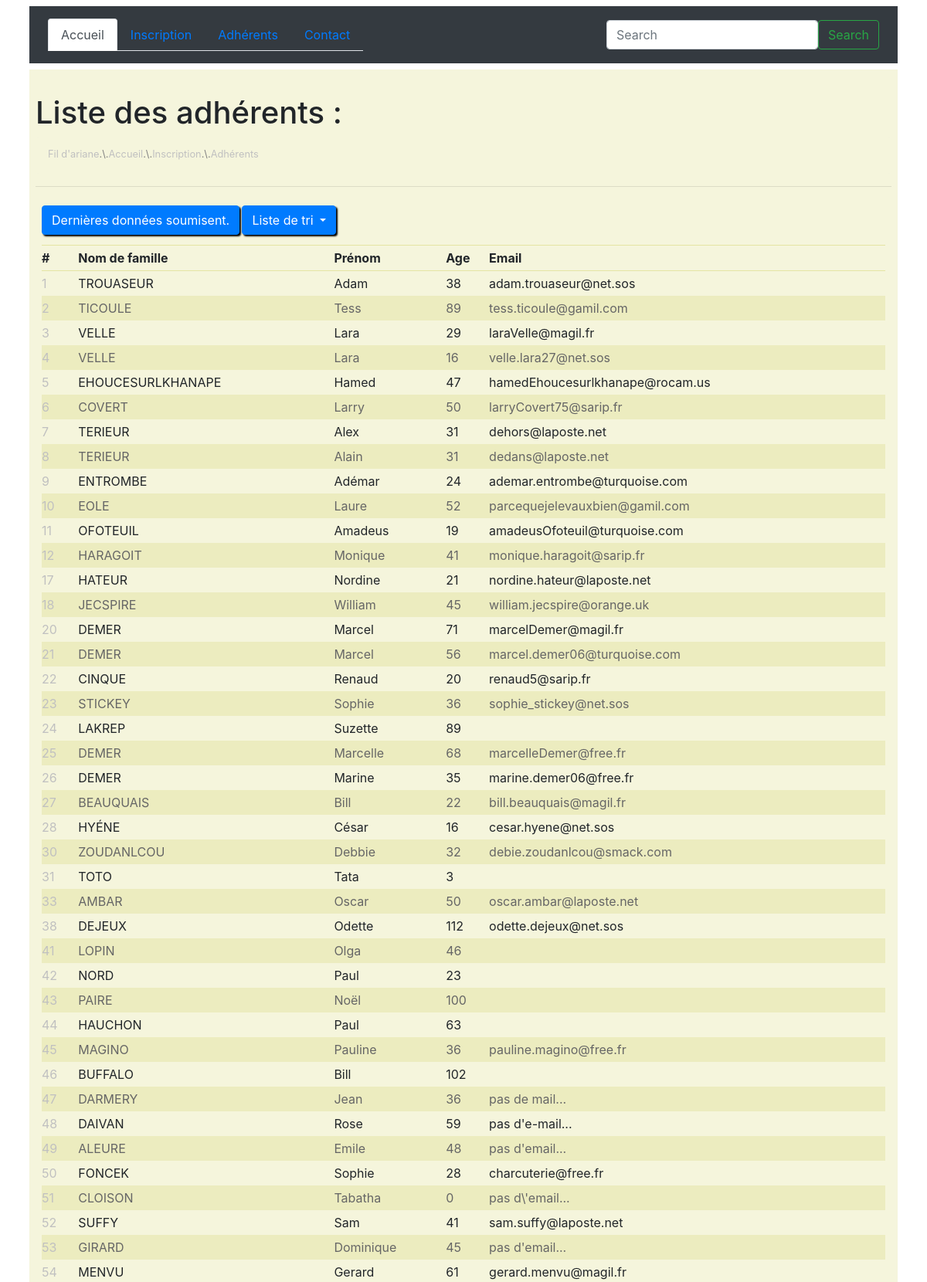
Page /boot_1.2/php/views/listMembers.php (upper part) on the committed database.
### tables this page shows
CREATE TABLE `identity` (
  `id` int(4) UNSIGNED NOT NULL,
  `familyname` varchar(50) NOT NULL,
  `firstname` varchar(50) NOT NULL,
  `age` int(3) NOT NULL,
  `email` varchar(100) DEFAULT NULL
);

### boot_1.2/php/bdd/sqlDataSelectTable.php (called while the page is built, shortened)
<?php
function selectDataTable($pdo) {
    $selectTable = "SELECT * FROM identity";
    $pdoStmt = $pdo->prepare($selectTable);
    $pdoStmt->execute();
    if($pdoStmt === false) {
        echo '<h1 style="color:red;"><strong>Un problème est survenu, merci de rééssayer.</strong></h1>';
    } else {
        $results = $pdoStmt->fetchAll(PDO::FETCH_ASSOC);
    }
    return $results;
}

### boot_1.2/php/Controllers/adherentList_order.php (called while the page is built)
<?php
require __DIR__ . '/../bdd/sqlDataSelectTable.php';
require __DIR__ .'/../bdd/sqlSelectOrderColumn.php';
if(empty($_GET['order'])) {
    $results = selectDataTable($pdo);
} else {
    $order = $_GET['order'];
    $results = selectOrderColumn($pdo, $order);
}

### boot_1.2/php/views/listMembers.php (the view, shortened to what this page needs)
<?php
    require __DIR__ . '/../models/doctype.php';
    require __DIR__ . '/../models/header_nav.php';
    require __DIR__ . '/../inc/breadcrumb.php';
    require __DIR__ . '/../Controllers/adherentList_order.php';
?>
<main>
    <br>
    <h1>Liste des adhérents :</h1>
     <?php
        require __DIR__ . '/../models/breadcrumb_tpl.php';
    ?>
    <hr>
    <section id="adherentsList">
        <button type="button" class="btn btn-displayDataSubmit btn-primary" data-toggle="modal" data-target="#exampleModal" href="../models/modal.php">
            Dernières données soumisent.
        </button>
        <div id="btn_cta">
            <div class="btn-group" role="group">
                <button id="btnGroupDrop1" type="button" class="btn btn-primary dropdown-toggle" data-toggle="dropdown" aria-haspopup="true" aria-expanded="false">
                Liste de tri
                </button>
            </div>
        </div>
        <table id="table_list">
            <thead>
                <tr>
                    <th>#</th>
                    <th>Nom de famille</th>
                    <th>Prénom</th>
                    <th class="hidden">Age</th>
                    <th class="hidden">Email</th>
                </tr>
            </thead>
            <tbody>
                <?php foreach($results as $currentRow):?>
                    <tr>
                        <td><?= $currentRow['id']; ?></td>
                        <td title="<?= $currentRow['age'] . ' ans ' . ' / ' . 'email : ' .  $currentRow['email']; ?>"><?= $currentRow['familyname']; ?></td>
                        <td><?= $currentRow['firstname']; ?></td>
                        <td class="hidden"><?= $currentRow['age']; ?></td>
                        <td class="hidden"><?= $currentRow['email']; ?></td>
                    </tr>
                <?php endforeach; ?>
            </tbody>
        </table>
    </section>
</main>
<?php require __DIR__ . '/../models/footer.php'; ?>

### boot_1.2/css/style.css (style rules this page uses)
* { box-sizing: border-box; margin: 0; padding: 0; }
header, main { padding: 0.5em; }
header, main { margin-bottom: 0.5em; }
main, main nav .breadcrumb { background-color: beige; }
main section { text-align: justify; }
main section#adherentsList { display: flex; flex-wrap: wrap; padding: 0.5em; }
main section#adherentsList .btn-displayDataSubmit { margin-bottom: 0.8em; }
main section#adherentsList div#btn_cta button#btnGroupDrop1 { margin: 0 0.2em 0 0.2em; }
main section#adherentsList div#btn_cta div .dropdown-menu, main section#adherentsList .btn-displayDataSubmit, main section#adherentsList div#btn_cta button#btnGroupDrop1, main section#adherentsList div#btn_cta .btn_cancel { box-shadow: 2px 2px 2px black; }
main section#adherentsList .btn-displayDataSubmit, main section#adherentsList div#btn_cta button#btnGroupDrop1 { outline: 0; }
main section#adherentsList table#table_list { flex-direction: column; width: 100%; }
main section#adherentsList table#table_list th:first-child { padding-right: 1em; }
main section#adherentsList table#table_list tbody tr td:first-child { color:silver; }
main section#adherentsList table#table_list thead { border-bottom: 1px solid rgb(228, 228, 163); border-top: 1px solid rgb(228, 228, 163); }
main section#adherentsList table#table_list tr { line-height: 2em; }
main section#adherentsList table#table_list tr:nth-child(2n) { background-color: rgba(228, 228, 163, 0.5); color: #666; }

### rows in the picture
identity: id "1", familyname "TROUASEUR", firstname "Adam", age "38", email "adam.trouaseur@net.sos"
identity: id "2", familyname "TICOULE", firstname "Tess", age "89", email "tess.ticoule@gamil.com"
identity: id "3", familyname "VELLE", firstname "Lara", age "29", email "laraVelle@magil.fr"
identity: id "4", familyname "VELLE", firstname "Lara", age "16", email "velle.lara27@net.sos"
identity: id "5", familyname "EHOUCESURLKHANAPE", firstname "Hamed", age "47", email "hamedEhoucesurlkhanape@rocam.us"
identity: id "6", familyname "COVERT", firstname "Larry", age "50", email "larryCovert75@sarip.fr"
identity: id "7", familyname "TERIEUR", firstname "Alex", age "31", email "dehors@laposte.net"
identity: id "8", familyname "TERIEUR", firstname "Alain", age "31", email "dedans@laposte.net"
identity: id "9", familyname "ENTROMBE", firstname "Adémar", age "24", email "ademar.entrombe@turquoise.com"
identity: id "10", familyname "EOLE", firstname "Laure", age "52", email "parcequejelevauxbien@gamil.com"
identity: id "11", familyname "OFOTEUIL", firstname "Amadeus", age "19", email "amadeusOfoteuil@turquoise.com"
identity: id "12", familyname "HARAGOIT", firstname "Monique", age "41", email "monique.haragoit@sarip.fr"
identity: id "17", familyname "HATEUR", firstname "Nordine", age "21", email "nordine.hateur@laposte.net"
identity: id "18", familyname "JECSPIRE", firstname "William", age "45", email "william.jecspire@orange.uk"
identity: id "20", familyname "DEMER", firstname "Marcel", age "71", email "marcelDemer@magil.fr"
identity: id "21", familyname "DEMER", firstname "Marcel", age "56", email "marcel.demer06@turquoise.com"
identity: id "22", familyname "CINQUE", firstname "Renaud", age "20", email "renaud5@sarip.fr"
identity: id "23", familyname "STICKEY", firstname "Sophie", age "36", email "sophie_stickey@net.sos"
identity: id "24", familyname "LAKREP", firstname "Suzette", age "89"
identity: id "25", familyname "DEMER", firstname "Marcelle", age "68", email "marcelleDemer@free.fr"
identity: id "26", familyname "DEMER", firstname "Marine", age "35", email "marine.demer06@free.fr"
identity: id "27", familyname "BEAUQUAIS", firstname "Bill", age "22", email "bill.beauquais@magil.fr"
identity: id "28", familyname "HYÉNE", firstname "César", age "16", email "cesar.hyene@net.sos"
identity: id "30", familyname "ZOUDANLCOU", firstname "Debbie", age "32", email "debie.zoudanlcou@smack.com"
identity: id "31", familyname "TOTO", firstname "Tata", age "3"
identity: id "33", familyname "AMBAR", firstname "Oscar", age "50", email "oscar.ambar@laposte.net"
identity: id "38", familyname "DEJEUX", firstname "Odette", age "112", email "odette.dejeux@net.sos"
identity: id "41", familyname "LOPIN", firstname "Olga", age "46"
identity: id "42", familyname "NORD", firstname "Paul", age "23"
identity: id "43", familyname "PAIRE", firstname "Noël", age "100"
identity: id "44", familyname "HAUCHON", firstname "Paul", age "63"
identity: id "45", familyname "MAGINO", firstname "Pauline", age "36", email "pauline.magino@free.fr"
identity: id "46", familyname "BUFFALO", firstname "Bill", age "102"
identity: id "47", familyname "DARMERY", firstname "Jean", age "36", email "pas de mail..."
identity: id "48", familyname "DAIVAN", firstname "Rose", age "59", email "pas d'e-mail..."
identity: id "49", familyname "ALEURE", firstname "Emile", age "48", email "pas d'email..."
identity: id "50", familyname "FONCEK", firstname "Sophie", age "28", email "charcuterie@free.fr"
identity: id "51", familyname "CLOISON", firstname "Tabatha", age "0", email "pas d\\'email..."
identity: id "52", familyname "SUFFY", firstname "Sam", age "41", email "sam.suffy@laposte.net"
identity: id "53", familyname "GIRARD", firstname "Dominique", age "45", email "pas d'email..."
identity: id "54", familyname "MENVU", firstname "Gerard", age "61", email "gerard.menvu@magil.fr"

### other values in the picture
NOM_SITE "Fil d'ariane"
$lien "Accueil"
$lien "Inscription"
$lien "Adhérents"
